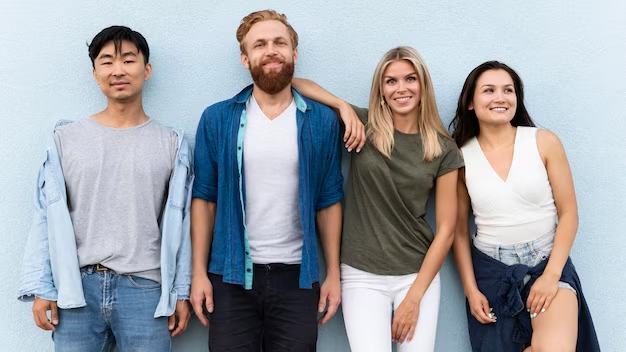
#> input picture image1.jpg, 626 x 352 px
$ python main.py
#> lines starting #> are read from the running program, lines starting #| are printed output that depends on the picture
import cv2

def detect_faces(image_path):
#> called with image_path = 'image1.jpg'
    face_cascade = cv2.CascadeClassifier(cv2.data.haarcascades + 'haarcascade_frontalface_default.xml')

    img = cv2.imread(image_path)
#> img is the input picture: shape (352, 626, 3); mean B, G, R 169.3, 163.4, 160

    gray = cv2.cvtColor(img, cv2.COLOR_BGR2GRAY)
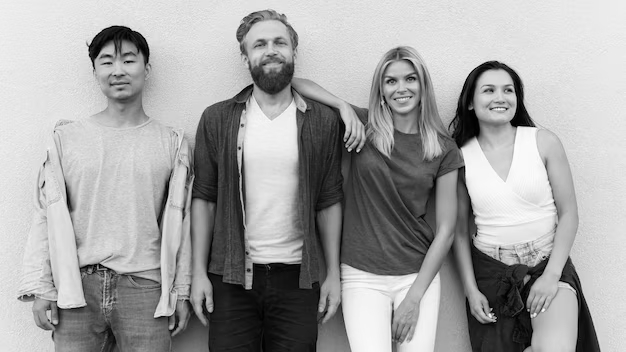
#> gray: shape (352, 626); min 0, max 254, mean 163.1

    faces = face_cascade.detectMultiScale(gray, 1.1, 4)
#> faces = [[470, 69, 54, 54], [375, 60, 52, 52], [241, 21, 58, 58], [87, 37, 63, 63]]

    print(f"Найдено {len(faces)} лиц(а):")
#| Найдено 4 лиц(а):
    for (x, y, w, h) in faces:
        print(f"Лицо на координатах: x={x}, y={y}, w={w}, h={h}")
#> this loop made 4 passes
#| Лицо на координатах: x=470, y=69, w=54, h=54
#| Лицо на координатах: x=375, y=60, w=52, h=52
#| Лицо на координатах: x=241, y=21, w=58, h=58
#| Лицо на координатах: x=87, y=37, w=63, h=63

if __name__ == "__main__":
    image_path = 'image1.jpg'

    detect_faces(image_path)
